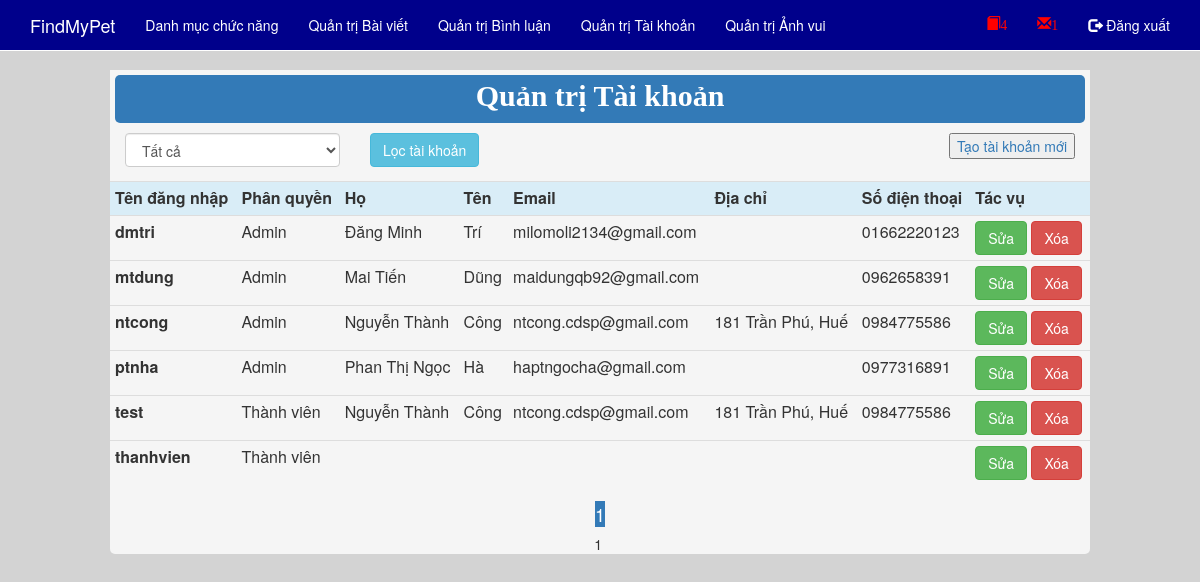
/Admin/QLTaiKhoan.php (signed in), run on an earlier commit of the app's database.
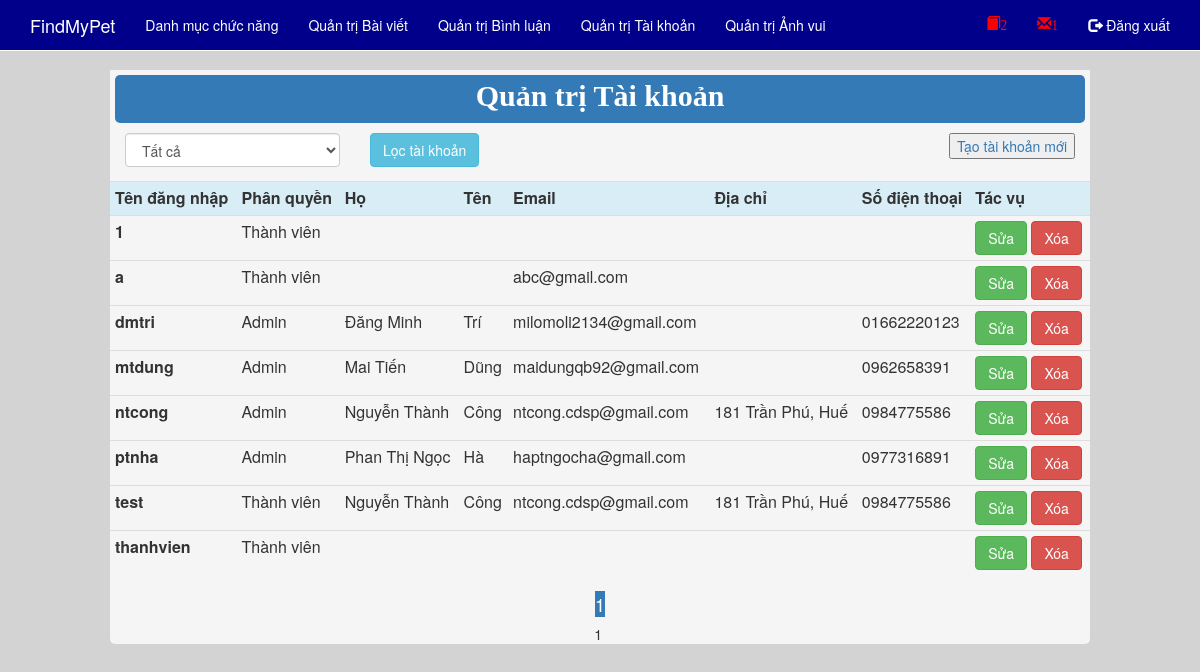
And on a later commit of the database.
### tables this page shows
CREATE TABLE IF NOT EXISTS `user` (
  `TenDN` varchar(55) NOT NULL,
  `MatKhau` varchar(55) NOT NULL,
  `MaPhanQuyen` int(11) NOT NULL,
  `Ho` varchar(50) NOT NULL,
  `Ten` varchar(50) NOT NULL,
  `Email` varchar(50) NOT NULL,
  `DiaChi` varchar(200) NOT NULL,
  `SoDienThoai` varchar(20) NOT NULL
);

CREATE TABLE IF NOT EXISTS `phanquyen` (
  `MaPhanQuyen` int(11) NOT NULL,
  `MoTa` text NOT NULL
);

### Admin/QLTaiKhoan.php (the view, shortened to what this page needs)
<html>
<head>
    <link href="../asset/Bootstrap/css/bootstrap.min.css" rel="stylesheet">
    <link href="../css/menu.css" rel="stylesheet">
    <link rel="stylesheet" type="text/css" href="../css/style.css" media="screen" />
</head>
<body style="background-color: lightgrey;min-height:100%;">
	<?php
        include("menu_Admin.php");
    ?>
<div class="container" style="background-color: whitesmoke;width:980px; border-radius: 5px;">
	<div class="row" style="background-color: whitesmoke;padding-top: 5px;">
    	<p class="bg-primary" style="margin-right: 5px;margin-left: 5px;font-size: 30px;color:white;font-family: tahoma;text-align: center;border-radius:5px;padding-bottom: 5px;"> <b>Quản trị Tài khoản</b> </p>
    </div>
    <div class="row">
        <div class="col-md-3">
        	<form name="frmLoc" method="post">
                <select class="form-control" name="slPhanQuyen">
                	<option value='0'> Tất cả</option>;
                </select>
		</div>
                <div class="col-md-3" align="left">
                	<button type="submit" class="btn btn-info" name="submit">Lọc tài khoản</button>
                </div>
        <div class="col-md-6" align="right">
        <p><a href="TaiKhoan_Tao.php"><input type="button" value="Tạo tài khoản mới"/></a> </p>
        </div>
	</div>
	<div class="row" align="center">
        <table class="table table-condensed">
        <tr>
            <th class="info" >Tên đăng nhập</th>
            <th class="info" >Phân quyền</th>
			<th class="info" >Họ</th>
            <th class="info" >Tên</th>
            <th class="info" >Email</th>
            <th class="info" >Địa chỉ</th>
            <th class="info" >Số điện thoại</th>
            <th class="info" >Tác vụ</th>
        </tr>
        <?php
            $conn = ConnectDB::connect();
            $sql = "SELECT TenDN, MoTa, Ho, Ten, Email, DiaChi, SoDienThoai FROM User AS A INNER JOIN PhanQuyen AS B ON A.MaPhanQuyen = B.MaPhanQuyen ORDER BY TenDN ASC";
			$row_per_page=10;
            $resultAll = mysqli_query($conn, $sql);
			$rows = $resultAll->num_rows;
			if ($rows>$row_per_page) $page=ceil($rows/$row_per_page);
			else $page=1;
			if(array_key_exists('start',$_GET))
			{
				$start = $_GET['start'];
			}
			else
				$start = 0;
			$sql .= " LIMIT ".$start.",".$row_per_page;
			$result = mysqli_query($conn, $sql);
            if($result->num_rows > 0)
            {
                while($row = $result->fetch_assoc())
                {
                    echo "<tr>";
                        echo "<th>". $row['TenDN'] ."</th>";
                        echo "<td>". $row['MoTa'] ."</td>";
						echo "<td>". $row['Ho'] ."</td>";
						echo "<td>". $row['Ten'] ."</td>";
						echo "<td>". $row['Email'] ."</td>";
						echo "<td>". $row['DiaChi'] ."</td>";
						echo "<td>". $row['SoDienThoai'] ."</td>";
                        echo "<td>
                            <a href='TaiKhoan_Sua.php?TenDN=".$row['TenDN']."'><input type='button' value='Sửa' class='btn btn-success'/></a>
                            <a href='TaiKhoan_Xoa.php?TenDN=".$row['TenDN']."'> <input type='button' value='Xóa' class='btn btn-danger'/> </a>
                            </td>";
                    echo "</tr>";
                }
            }
        ?>
		</table>
        <?php
		$page_cr=($start/$row_per_page)+1;
		echo "<h4><span class='bg-primary'>". $page_cr."</span></h4>";
		for($i=1;$i<=$page;$i++)
		{
		 if ($page_cr!=$i) echo "<a href='QLTaiKhoan.php?start=".$row_per_page*($i-1)."'><span>".$i."&nbsp;</span></a>";
		 else echo "<span>".$i."&nbsp;</span>";
		}
		?>
    </div>
</div>
</body>
</html>

### Admin/menu_Admin.php (shortened to what this page needs)
<!DOCTYPE HTML PUBLIC "-//W3C//DTD HTML 4.01 Transitional//EN" "http://www.w3.org/TR/html4/loose.dtd">
<html>
<head>
    <link href="../asset/Bootstrap/css/bootstrap.min.css" rel="stylesheet">
    <link href="../css/menu.css" rel="stylesheet">
    <link rel="stylesheet" type="text/css" href="../css/style.css" media="screen" />
</head>
<body>
	<nav class="navbar navbar-default navbar-fixed-top" role="navigation" style="background-color:#00008B;">
		<div class="container" >
			<div class="navbar-header">
				<a class="navbar-brand" href="../index.php">FindMyPet</a>
			</div>
			<div id="navbar" class="navbar-collapse collapse" aria-expanded="false" style="height: 1px;  ">
				<ul class="nav navbar-nav">
                    <li class="active"><a href="DMChucNang.php">Danh mục chức năng </a></li>
					<li class="active"><a href="QLBaiViet.php">Quản trị Bài viết</a></li>
                    <li class="active"><a href="QLBinhLuan.php">Quản trị Bình luận</a></li>
					<li class="active"><a href="QLTaiKhoan.php">Quản trị Tài khoản</a></li>
                    <li class="active"><a href="QLAnhVuiThuCung.php">Quản trị Ảnh vui</a></li>
				</ul>
				<ul class="nav navbar-nav navbar-right">
                	<?php
                        $conn = ConnectDB::connect();
                        $sqlBV = "SELECT count(ID) FROM BaiViet WHERE KiemDuyet = ".CHUA_KIEM_DUYET;
                        $resutBV = mysqli_query($conn, $sqlBV);
						$countBV = $resutBV->fetch_row();
						if($countBV[0] != 0)
						{
							echo "<li class='active' ><a href='QLBaiViet.php' style='color:red;font-size:14px'><span class='glyphicon glyphicon-book'>".$countBV[0]."</span></a></li>";
						}
						$sqlBL = "SELECT count(ID) FROM BinhLuan WHERE KiemDuyet = ".CHUA_KIEM_DUYET;
                        $resutBL = mysqli_query($conn, $sqlBL);
						$countBL = $resutBL->fetch_row();
						if($countBL[0] != 0)
						{
							echo "<li class='active' ><a href='QLBinhLuan.php' style='color:red;font-size:14px'><span class='glyphicon glyphicon-envelope'>".$countBL[0]."</span></a></li>";
						}
                    ?>
					<li class="active"><a href="../PHP/Logout.php"><span class="glyphicon glyphicon-log-out"></span> Đăng xuất</a></li>
      			</ul>
			</div>
		</div>
	</nav>
</body>
</html>

### css/menu.css (style rules this page uses)
.navbar-default { background-color: rgba(0, 0, 0, 0.8); border-color: white; }
.navbar-default .navbar-brand { color: white; }
.navbar-default .navbar-nav > .active > a { color: white; background-color: #00008B; }
.navbar-default .navbar-nav > li > a { color:white; }

What changed in the data, as far as the page shows it:
added user: TenDN "1", phanquyen.MoTa "Thành viên"
added user: TenDN "a", phanquyen.MoTa "Thành viên", Email "abc@gmail.com"
Also different on the page:
$countBV[0]: "4" → "2"
